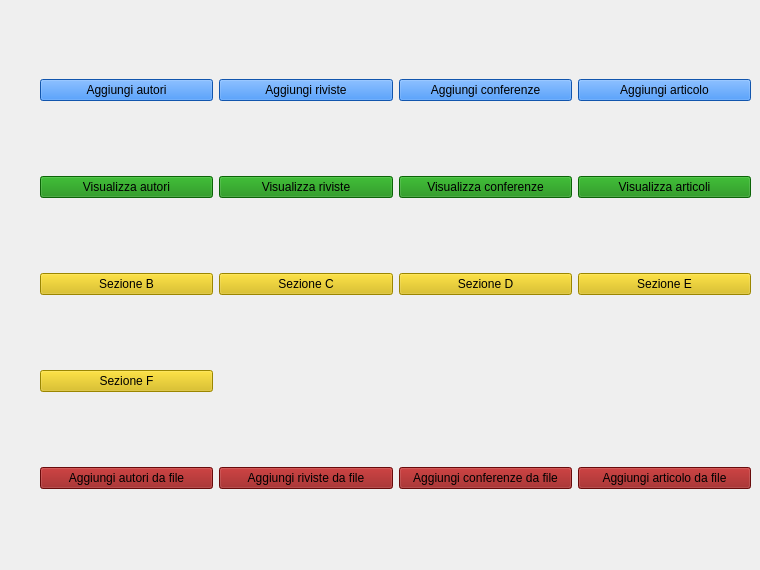
    <widget class="QWidget" name="pagina_principale">
     <widget class="QWidget" name="layoutWidget">
      <property name="geometry">
       <rect>
        <x>40</x>
        <y>10</y>
        <width>711</width>
        <height>551</height>
       </rect>
      </property>
      <layout class="QGridLayout" name="gridLayout_2">
       <item row="2" column="0">
        <widget class="QPushButton" name="SEZIONE_B">
         <property name="styleSheet">
          <string notr="true">background-color: rgb(217,188,0);</string>
         </property>
         <property name="text">
          <string>Sezione B</string>
         </property>
        </widget>
       </item>
       <item row="1" column="2">
        <widget class="QPushButton" name="pulsante_visualizza_conferenze">
         <property name="styleSheet">
          <string notr="true">background-color: rgb(15,138,8); </string>
         </property>
         <property name="text">
          <string>Visualizza conferenze</string>
         </property>
        </widget>
       </item>
       <item row="0" column="3">
        <widget class="QPushButton" name="pulsante_pag_aggiungiArticolo">
         <property name="styleSheet">
          <string notr="true">background-color: rgb(24,119,242);</string>
         </property>
         <property name="text">
          <string>Aggiungi articolo</string>
         </property>
        </widget>
       </item>
       <item row="1" column="1">
        <widget class="QPushButton" name="pulsante_visualizza_Riviste">
         <property name="styleSheet">
          <string notr="true">background-color: rgb(15,138,8); </string>
         </property>
         <property name="text">
          <string>Visualizza riviste</string>
         </property>
        </widget>
       </item>
       <item row="0" column="2">
        <widget class="QPushButton" name="go_pag_conferenze">
         <property name="styleSheet">
          <string notr="true">background-color: rgb(24,119,242);</string>
         </property>
         <property name="text">
          <string>Aggiungi conferenze</string>
         </property>
        </widget>
       </item>
       <item row="3" column="0">
        <widget class="QPushButton" name="pushButton_3">
         <property name="styleSheet">
          <string notr="true">background-color: rgb(217,188,0);</string>
         </property>
         <property name="text">
          <string>Sezione F</string>
         </property>
        </widget>
       </item>
       <item row="2" column="1">
        <widget class="QPushButton" name="SEZIONE_C">
         <property name="styleSheet">
          <string notr="true">background-color: rgb(217,188,0);</string>
         </property>
         <property name="text">
          <string>Sezione C</string>
         </property>
        </widget>
       </item>
       <item row="1" column="0">
        <widget class="QPushButton" name="pulsante_visualizza_Autori">
         <property name="styleSheet">
          <string notr="true">background-color: rgb(15,138,8); </string>
         </property>
         <property name="text">
          <string>Visualizza autori</string>
         </property>
        </widget>
       </item>
       <item row="2" column="2">
        <widget class="QPushButton" name="pulsante_sezione_D">
         <property name="styleSheet">
          <string notr="true">background-color: rgb(217,188,0);</string>
         </property>
         <property name="text">
          <string>Sezione D</string>
         </property>
        </widget>
       </item>
       <item row="0" column="1">
        <widget class="QPushButton" name="go_pag_riviste">
         <property name="styleSheet">
          <string notr="true">background-color: rgb(24,119,242);</string>
         </property>
         <property name="text">
          <string>Aggiungi riviste</string>
         </property>
        </widget>
       </item>
       <item row="0" column="0">
        <widget class="QPushButton" name="go_pag_autori">
         <property name="styleSheet">
          <string notr="true">background-color: rgb(24,119,242);</string>
         </property>
         <property name="text">
          <string>Aggiungi autori</string>
         </property>
        </widget>
       </item>
       <item row="2" column="3">
        <widget class="QPushButton" name="pushButton_2">
         <property name="styleSheet">
          <string notr="true">background-color: rgb(217,188,0);</string>
         </property>
         <property name="text">
          <string>Sezione E</string>
         </property>
        </widget>
       </item>
       <item row="1" column="3">
        <widget class="QPushButton" name="pulsante_visualizza_Articoli">
         <property name="styleSheet">
          <string notr="true">background-color: rgb(15,138,8); </string>
         </property>
         <property name="text">
          <string>Visualizza articoli</string>
         </property>
        </widget>
       </item>
       <item row="4" column="0">
        <widget class="QPushButton" name="pulsante_aggiungi_autori_file">
         <property name="styleSheet">
          <string notr="true">background-color: rgb(145, 15, 15);</string>
         </property>
         <property name="text">
          <string>Aggiungi autori da file</string>
         </property>
        </widget>
       </item>
       <item row="4" column="1">
        <widget class="QPushButton" name="pulsante_aggiungi_riviste_file">
         <property name="styleSheet">
          <string notr="true">background-color: rgb(145, 15, 15);</string>
         </property>
         <property name="text">
          <string>Aggiungi riviste da file</string>
         </property>
        </widget>
       </item>
       <item row="4" column="2">
        <widget class="QPushButton" name="pulsante_aggiungi_conferenze_file">
         <property name="styleSheet">
          <string notr="true">background-color: rgb(145, 15, 15);</string>
         </property>
         <property name="text">
          <string>Aggiungi conferenze da file</string>
         </property>
        </widget>
       </item>
       <item row="4" column="3">
        <widget class="QPushButton" name="pulsante_aggiungi_articolo_file">
         <property name="styleSheet">
          <string notr="true">background-color: rgb(145, 15, 15);</string>
         </property>
         <property name="text">
          <string>Aggiungi articolo da file</string>
         </property>
        </widget>
       </item>
      </layout>
     </widget>
    </widget>
